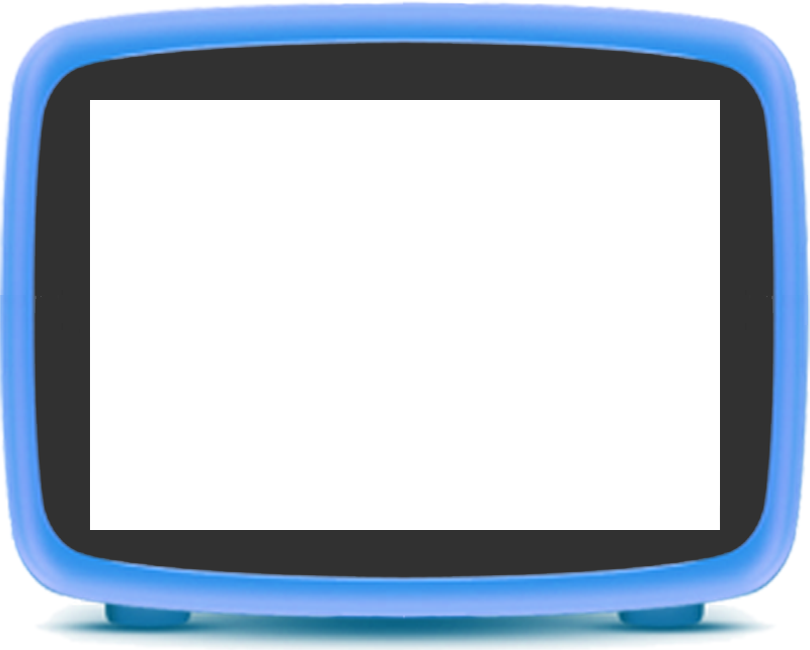
//> input picture RCIA战队/RCIA第六次培训/TV.png, 810 x 650 px
$ ./2.1TV   (built with g++ and OpenCV 4)
//> lines starting //> are read from the running program, lines starting //| are printed output that depends on the picture; after the words box and inside, x2 and y2 are one past the last pixel; in counts of white or black regions, pixels touching at a corner belong together
#define _CRT_SECURE_NO_WARNINGS
#include <iostream>
#include <opencv2/opencv.hpp>
#include <time.h>

using namespace std;

int main()
{
	cv::Mat pic = cv::imread("TV.png");
//> pic is the input picture: 650 rows x 810 cols, CV_8UC3; mean B, G, R 208.4, 193.1, 180
	if (!pic.data)
	{
		cout << "图片打开失败" << endl;
		return -1;
	}
	cv::Mat content = cv::Mat::zeros(530 - 100, 725 - 85, CV_8UC3); //电视内容

	float width = (725 - 85) / 7.0;//矩形 宽
	float width1 = (725 - 85) / 6.0;//底矩形 宽
	float hight = (530 - 100) * 0.6;//长矩形 高
	float hight1 = (530 - 100) * 0.1;//短矩形 高
	float hight2 = (530 - 100) * 0.2;//底矩形 高
	//长矩形
	cv::rectangle(content, cv::Point(0, 0), cv::Point(width, hight), cv::Scalar(230, 218, 230), -1);
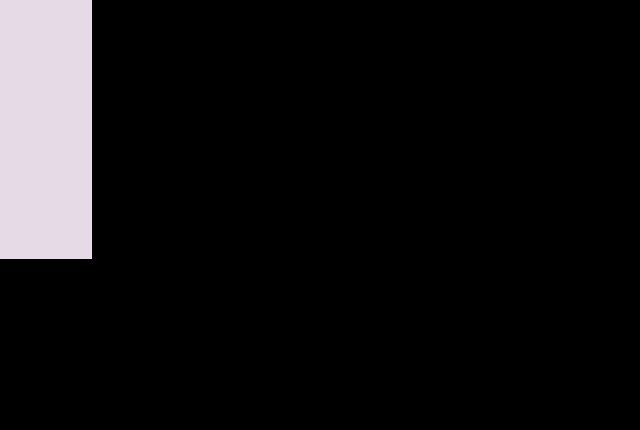
//> content: 430 rows x 640 cols, CV_8UC3; mean B, G, R 19.9, 18.9, 19.9
	cv::rectangle(content, cv::Point(width, 0), cv::Point(width * 2, hight), cv::Scalar(14, 210, 240), -1);
	cv::rectangle(content, cv::Point(width * 2, 0), cv::Point(width * 3, hight), cv::Scalar(206, 245, 66), -1);
	cv::rectangle(content, cv::Point(width * 3, 0), cv::Point(width * 4, hight), cv::Scalar(8, 234, 16), -1);
	cv::rectangle(content, cv::Point(width * 4, 0), cv::Point(width * 5, hight), cv::Scalar(255, 0, 255), -1);
	cv::rectangle(content, cv::Point(width * 5, 0), cv::Point(width * 6, hight), cv::Scalar(198, 0, 12), -1);
	cv::rectangle(content, cv::Point(width * 6, 0), cv::Point(width * 7, hight), cv::Scalar(0, 0, 170), -1);
	//短矩形
	cv::rectangle(content, cv::Point(0, hight), cv::Point(width, hight + hight1), cv::Scalar(0, 0, 170), -1);
	cv::rectangle(content, cv::Point(width, hight), cv::Point(width * 2, hight + hight1), cv::Scalar(0, 0, 0), -1);
	cv::rectangle(content, cv::Point(width * 2, hight), cv::Point(width * 3, hight + hight1), cv::Scalar(255, 0, 255), -1);
	cv::rectangle(content, cv::Point(width * 3, hight), cv::Point(width * 4, hight + hight1), cv::Scalar(0, 0, 0), -1);
	cv::rectangle(content, cv::Point(width * 4, hight), cv::Point(width * 5, hight + hight1), cv::Scalar(206, 240, 66), -1);
	cv::rectangle(content, cv::Point(width * 5, hight), cv::Point(width * 6, hight + hight1), cv::Scalar(0, 0, 0), -1);
	cv::rectangle(content, cv::Point(width * 6, hight), cv::Point(width * 7, hight + hight1), cv::Scalar(230, 218, 230), -1);
	//底矩形
	cv::rectangle(content, cv::Point(width1, hight + hight1), cv::Point(width1 * 2, hight + hight1 + hight2), cv::Scalar(230, 218, 230), -1);
	cv::rectangle(content, cv::Point(width1 * 2, hight + hight1), cv::Point(width1 * 3, hight + hight1 + hight2), cv::Scalar(240, 0, 240), -1);
	//时间
	cv::rectangle(content, cv::Point(width1 , 165), cv::Point(width1 * 5, 235), cv::Scalar(0, 0, 0), -1);
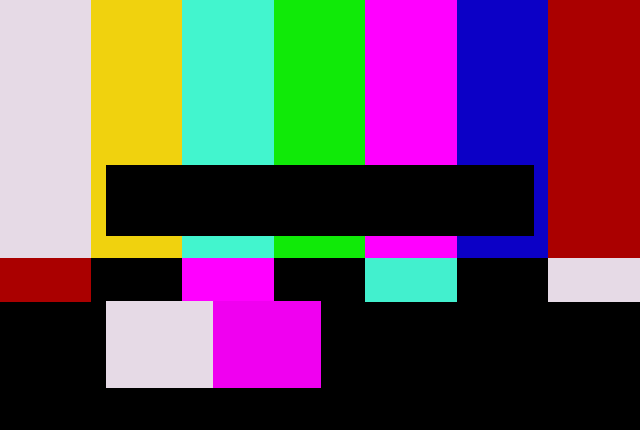
//> content: 430 rows x 640 cols, CV_8UC3; mean B, G, R 88.9, 76.3, 98.4
	//content -> pic
	cv::Rect rect(85, 100, 725 - 85, 530 - 100);
	content.copyTo(pic(rect));
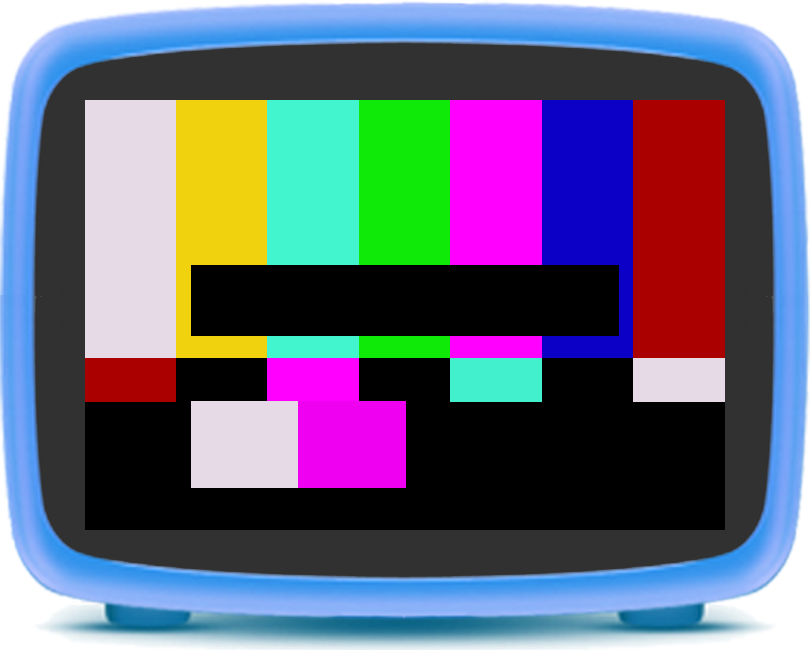
//> pic: 650 rows x 810 cols, CV_8UC3; mean B, G, R 123.2, 101.4, 99.8
	//设置时间
	struct tm* ptr;
	time_t lt;
	char str[80];

	while (1)
	{
		cv::Mat picm = pic.clone();

		lt = time(NULL);
		ptr = localtime(&lt);
		strftime(str, 100, "%H:%M:%S", ptr);

		cv::putText(picm, "No Signal", cv::Point(width1 * 2, 310), cv::FONT_HERSHEY_PLAIN, 2, cv::Scalar(255, 255, 255), 4, 8);
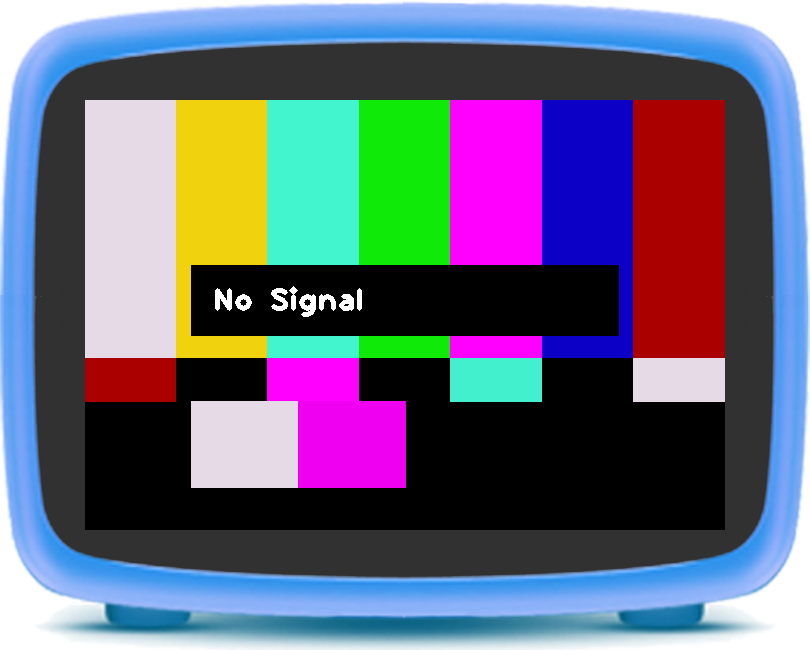
//> picm: 650 rows x 810 cols, CV_8UC3; 0.29% of pixels changed, all inside (x1, y1, x2, y2) = (215, 286, 362, 317)
		cv::putText(picm, str, cv::Point(width1 * 2 + 240, 310), cv::FONT_HERSHEY_PLAIN, 2, cv::Scalar(255, 255, 255), 4, 8);

		cv::imshow("content", picm);
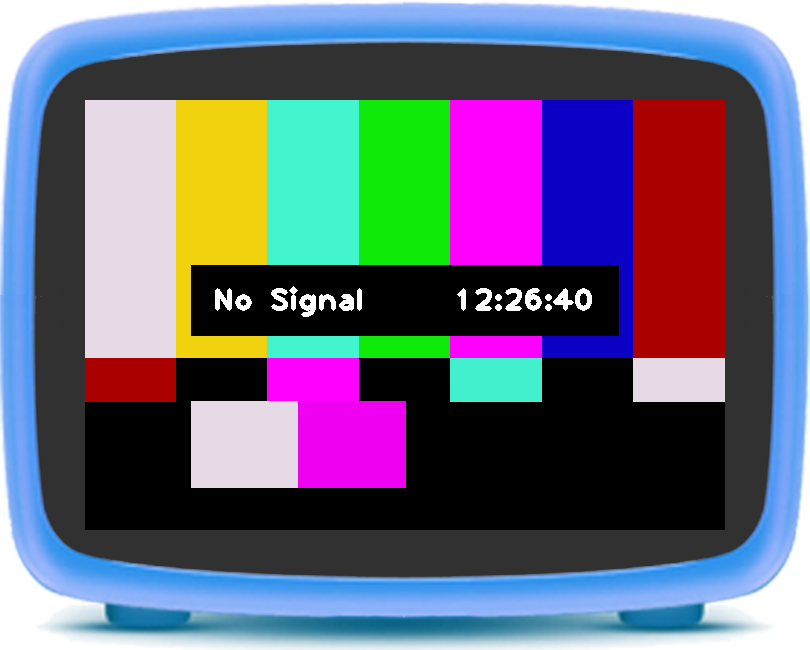
//> window 'content': 650 rows x 810 cols, CV_8UC3; mean B, G, R 124.7, 102.8, 101.2
		cv::waitKey(500);
	}
	return 0;
}
